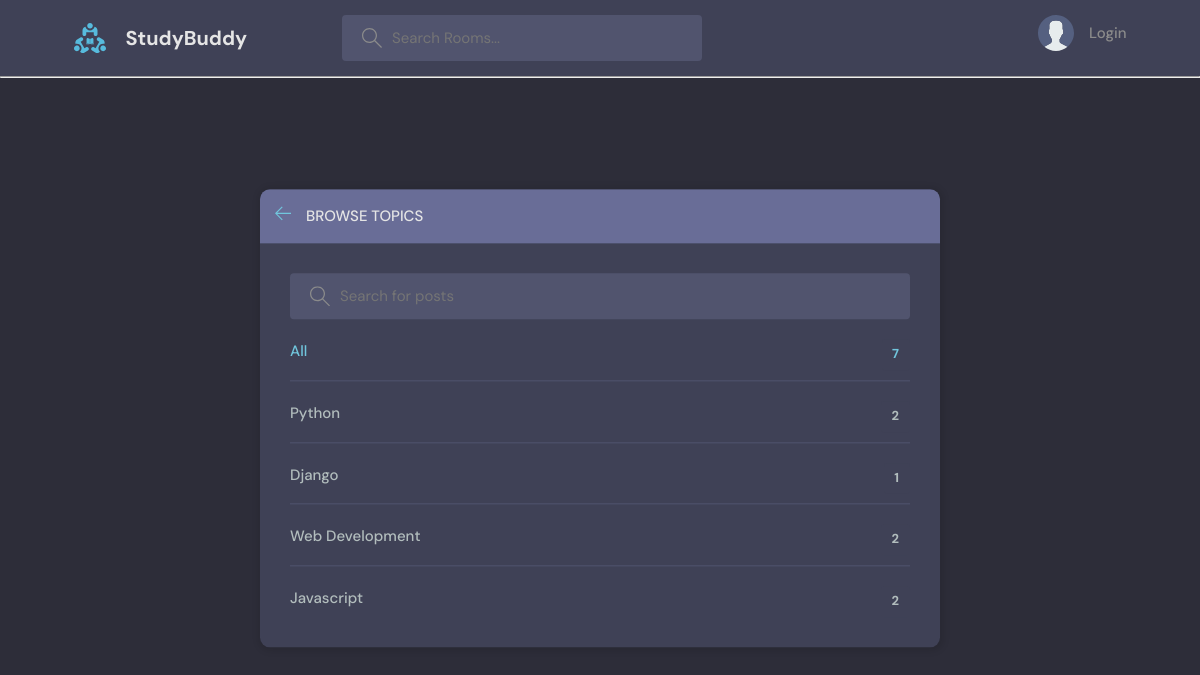
Before: /topics/ with the older database file.
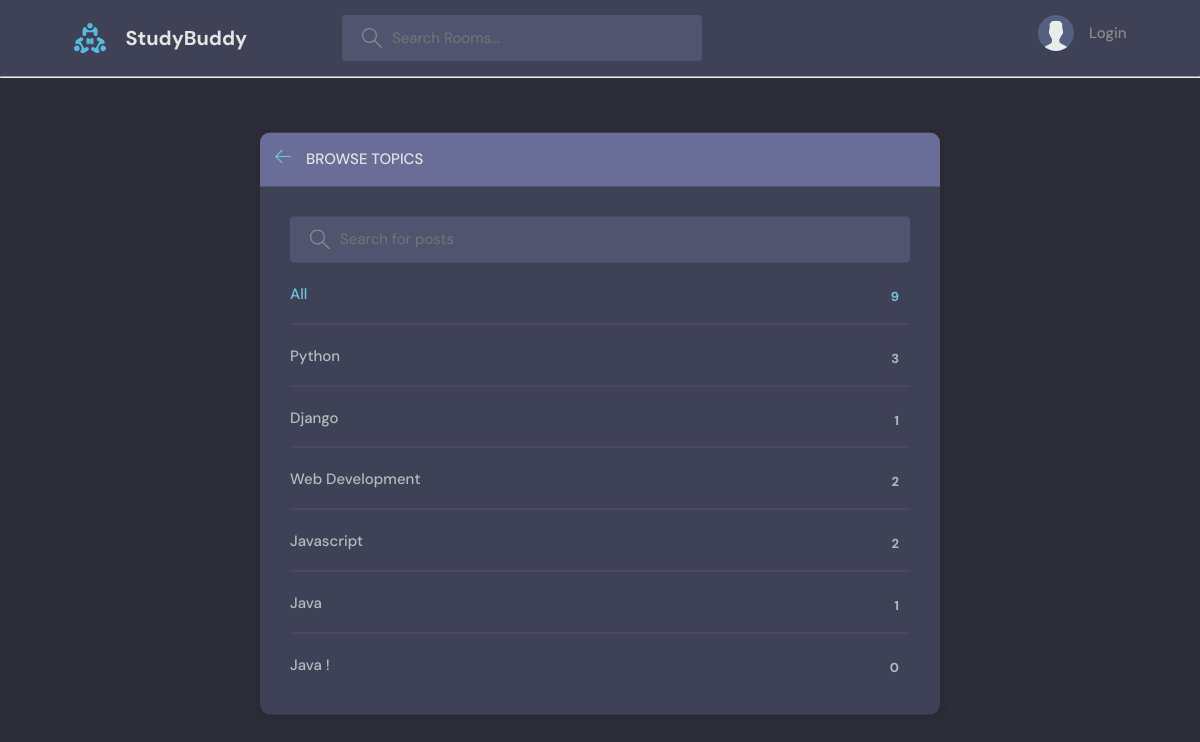
After: the same page with the newer database file.
### base/models.py (models this page shows, shortened)
class Topic(models.Model):
    name = models.CharField(max_length=200)

### base/views.py (the view)
# urls.py: path('topics/' , views.topicsPage , name="topics"),
def topicsPage(request):
    q = request.GET.get('q') if request.GET.get('q') != None else '' #get the '?q=[QUERY]'
    topics = Topic.objects.filter(name__icontains=q)
    rooms = Room.objects.filter(
        Q(topic__name__icontains = q) |
        Q(name__icontains = q) |
        Q(description__icontains = q)
    ) # all in db
    room_count = rooms.count()
    context = {'topics' : topics , 'room_count' : room_count}
    return render(request , 'base/topics.html' , context)

### base/templates/base/topics.html (shortened to what this page needs)
{% extends "main.html" %}
{% block content %}
<main class="create-room layout">
  <div class="container">
    <div class="layout__box">
      <div class="layout__boxHeader">
        <div class="layout__boxTitle">
          <a href="{% url 'home' %}">
            <svg version="1.1" xmlns="http://www.w3.org/2000/svg" width="32" height="32" viewBox="0 0 32 32">
              <title>arrow-left</title>
              <path
                d="M13.723 2.286l-13.723 13.714 13.719 13.714 1.616-1.611-10.96-10.96h27.625v-2.286h-27.625l10.965-10.965-1.616-1.607z">
              </path>
            </svg>
          </a>
          <h3>Browse Topics</h3>
        </div>
      </div>
      <div class="topics-page layout__body">
        <form action="" method="GET" class="header__search">
          <label>
            <input name="q" placeholder="Search for posts" />
          </label>
        </form>
        <ul class="topics__list">
          <li>
            <a href="{% url 'home' %}" class="active">All <span>{{room_count}}</span></a>
          </li>
          {% for topic in topics %}
          <li>
            <a href="{% url 'home' %}?q={{topic.name}}">{{topic.name}} <span> {{topic.room_set.all.count}} </span></a>
          </li>
          {% endfor %}
        </ul>
      </div>
    </div>
  </div>
</main>
{% endblock %}

Changed rows visible on the page:
computed for Topic "Python": room_set.all.count "2" → "3"
added Topic: name "Java", room_set.all.count "1"
added Topic: name "Java !", room_set.all.count "0"
Other visible differences:
{{ room_count }}: "7" → "9"
